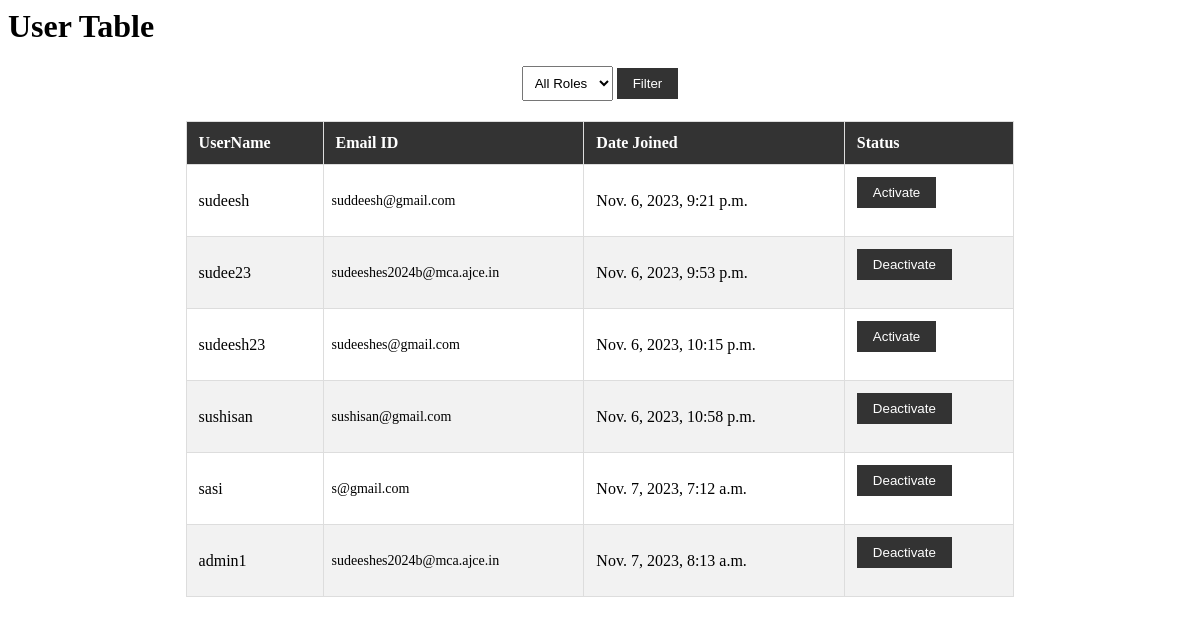
Page /user_account/ on the earlier database version.
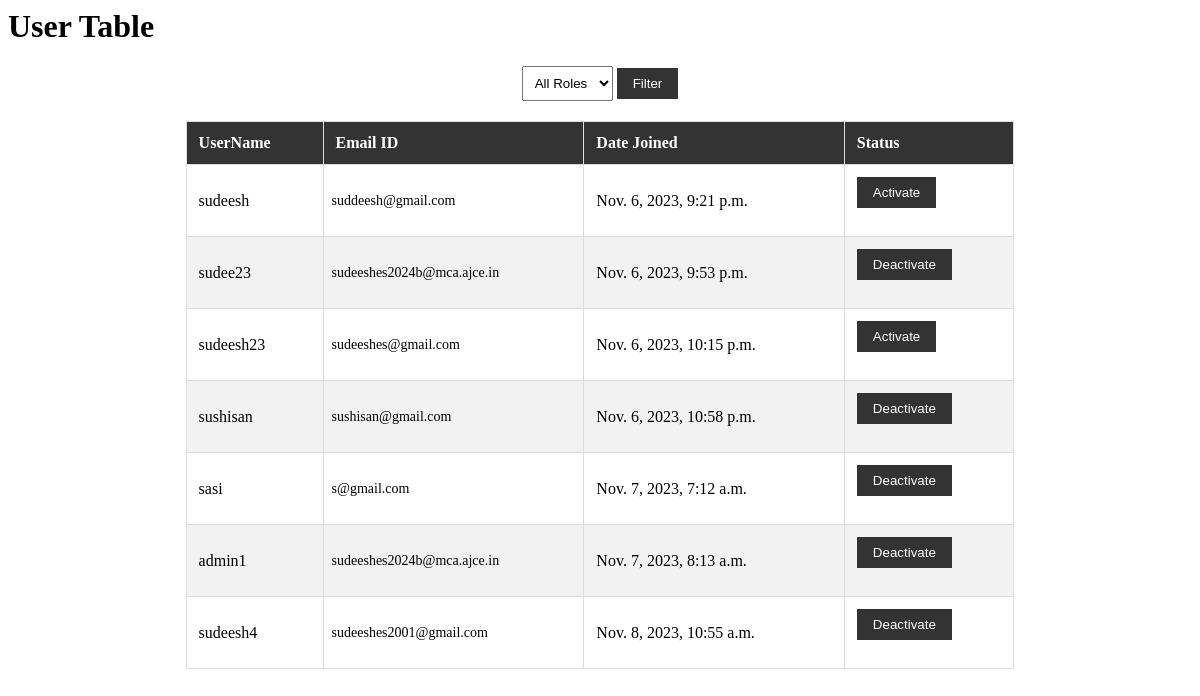
Same page on the later database version.
### MyApp/models.py (models this page shows)
class User(AbstractUser):
    class Role(models.TextChoices):
        ADMIN = "ADMIN", "Admin"
        USER = "USER", "User"
        OFFICER = "OFFICER", "Officer"
    role = models.CharField(
        max_length=50,
        choices=Role.choices,
        default=Role.USER,
    )
    groups = models.ManyToManyField(
        Group,
        verbose_name="Groups",
        blank=True,
        related_name="myapp_user_set",
        related_query_name="user",
    )
    user_permissions = models.ManyToManyField(
        Permission,
        verbose_name="User Permissions",
        blank=True,
        related_name="myapp_user_set",
        related_query_name="user",
    )

### MyApp/views.py (the view)
# urls.py: path('user_account/',user_account,name='user_account'),
def user_account(request):
    role_filter = request.GET.get('role')
    users = User.objects.filter(~Q(is_superuser=True))  # Exclude superusers by default
    if role_filter:
        users = users.filter(role=role_filter)
    context = {'User_profiles': users, 'role_filter': role_filter}
    return render(request, 'admin/user_account.html',context)

### templates/admin/user_account.html (shortened to what this page needs)
<div>
    <h1>User Table</h1>
    <form action="{% url 'user_account' %}" method="GET">
    <div class="filter-container">
        <select id="roleFilter" name="role">
            <option value="">All Roles</option>
        </select>
        <button id="filterButton" type="submit">Filter</button>
    </form>
    </div>
    <table align='center'>
        <tr>
            <th>UserName</th>
            <th>Email ID</th>
            <th>Date Joined</th>
            <th>Status</th>
        </tr>
        <tbody>
            {% for Users in User_profiles %}
                {% if not Users.is_superuser %}
                    <tr>
                        <td>{{ Users.username }}</td>
                        <td>{{ Users.email }}</td>
                        <td>{{ Users.date_joined }}</td>
                        <td>{% if Users.is_active %}
                            <form method="post" action="{% url 'deactivate_user' Users.id %}">
                                <button type="submit">Deactivate</button>
                            </form>
                        {% else %}
                            <form method="post" action="{% url 'activate_user' Users.id %}">
                                <button type="submit">Activate</button>
                            </form>
                        {% endif %}
                        </td>
                    </tr>
                {% endif %}
            {% endfor %}
        </tbody>
    </table>

Differences in the rows shown:
added User: username "sudeesh4", email "sudeeshes2001@gmail.com", date_joined "Nov. 8, 2023, 10:55 a.m.", is_active "Deactivate"
